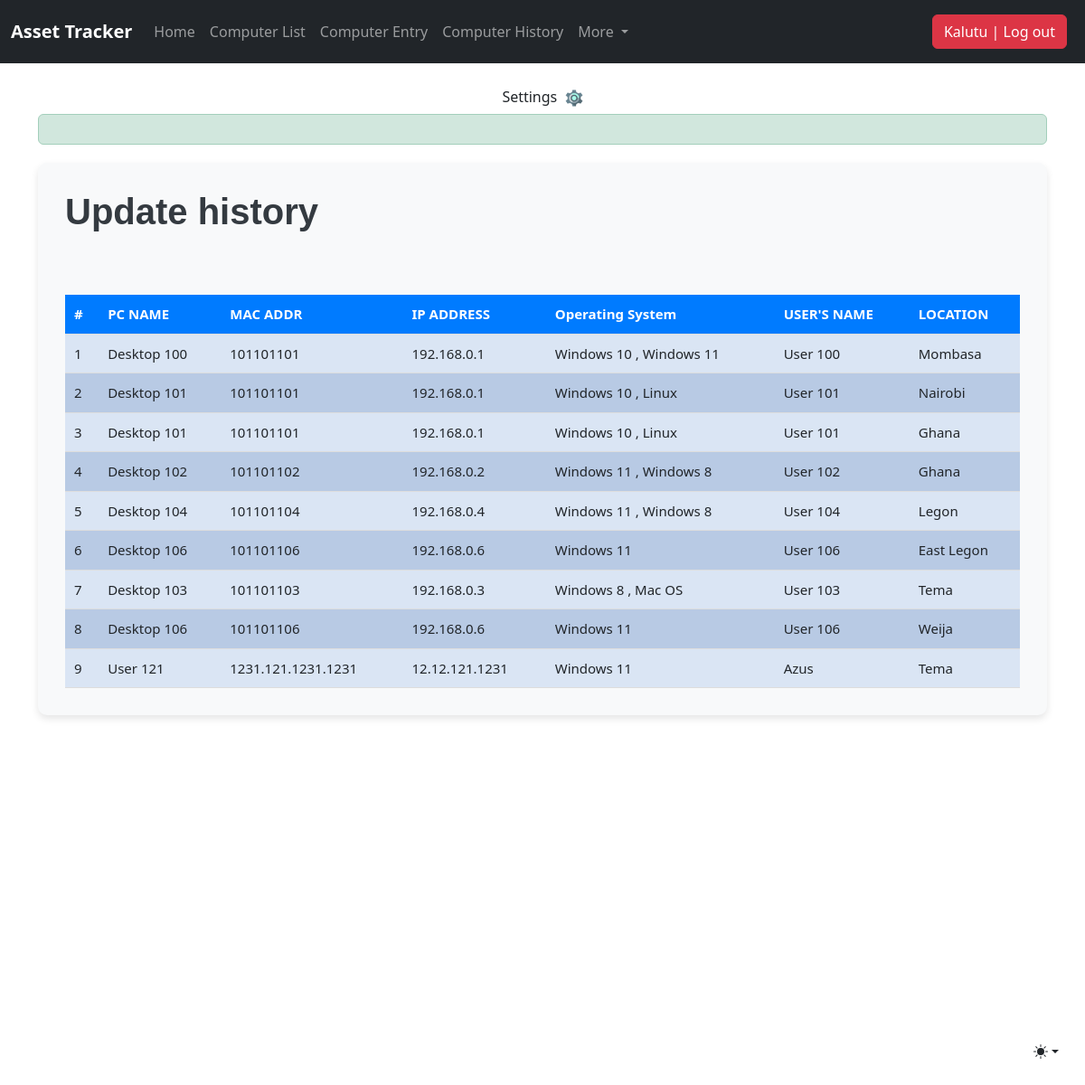
Before: /computerhistory_list/ (signed in) with the older database file.
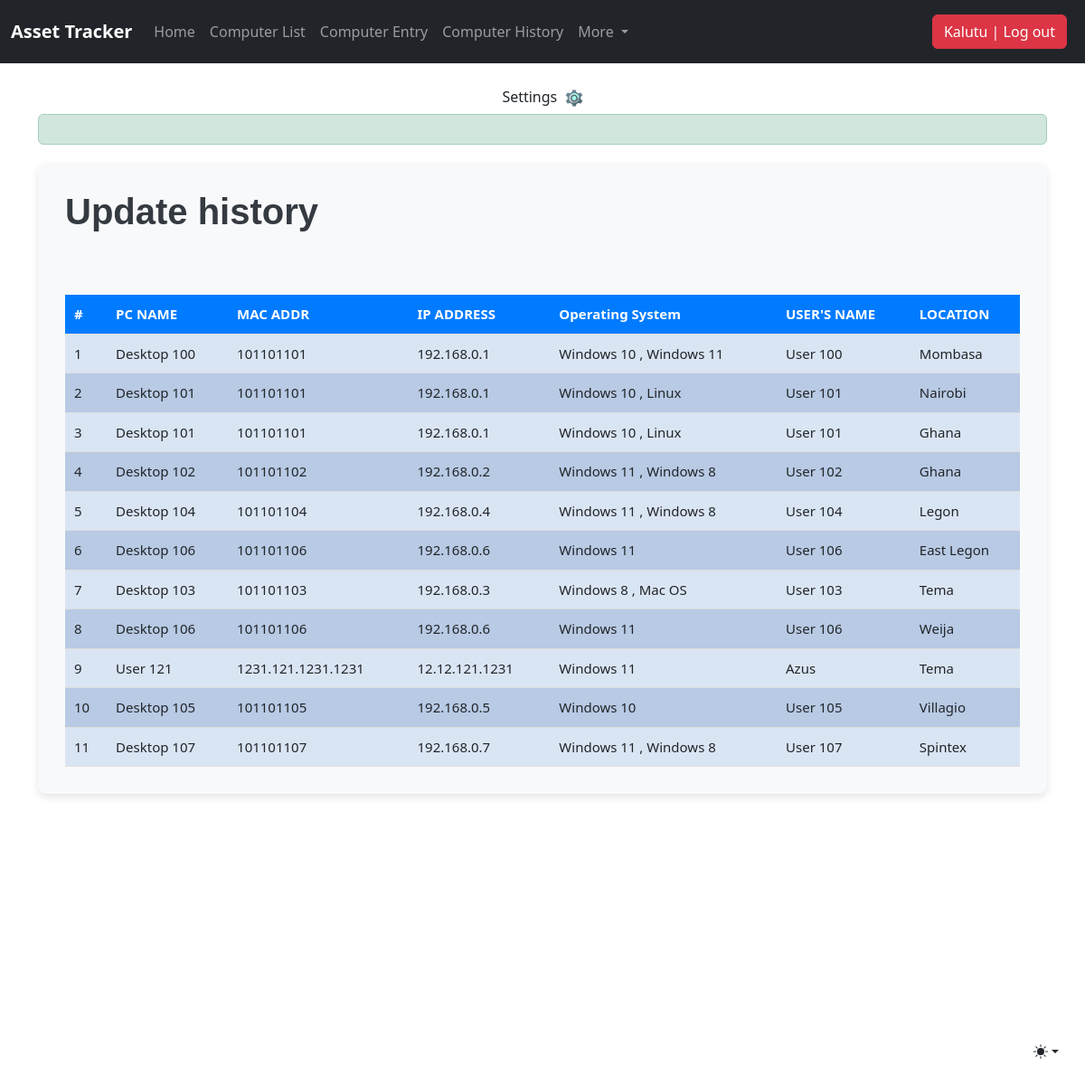
After: the same page with the newer database file.
### djangoapp/models.py (models this page shows, shortened)
class ComputerHistory(models.Model):
    computer_name = models.CharField(max_length=30, blank=True, null=True)
    IP_address = models.CharField(max_length=30, blank=True, null=True)
    MAC_address = models.CharField(max_length=30, blank=True, null=True)
    operating_system = models.ManyToManyField(Operating_system, blank=True)
    users_name = models.CharField(max_length=30, blank=True, null=True)
    location = models.CharField(max_length=30, blank=True, null=True)
    purchase_date = models.DateField("Purchase Date(mm/dd/2019)", auto_now_add=False, auto_now=False, blank=True, null=True)
    timestamp = models.DateTimeField(auto_now_add=True)

class Operating_system(models.Model):
    operating_system = models.CharField(max_length=30, blank=True)

### djangoapp/views.py (the view)
# urls.py: path('computerhistory_list/', computerhistory_list, name='computerhistory_list'),
def computerhistory_list(request):
    title = 'Update history'
    queryset = ComputerHistory.objects.all()
    context = {
       "title": title,
       "queryset": queryset,
    }
    return render(request, "computerhistory_list.html", context)

### djangoapp/templates/computerhistory_list.html (shortened to what this page needs)
{% extends "header.html" %}
{% load static %}
{% load bootstrap5 %}
{% block header %}
<link rel="stylesheet" href="http://127.0.0.1:8000/static/css/bootstrap.min.css">
<main class="container">
  {% if request.user.is_authenticated %}
  <div class="alert alert-success custom-alert">
  </div>
  <div class="bg-body-tertiary custom-container">
    <h1 class="title mb-5 custom-title">{{ title }}</h1>
    <table class="custom-table">
        <tr>
            <th>#</th>
            <th>PC NAME</th>
            <th>MAC ADDR</th>
            <th>IP ADDRESS</th>
            <th>Operating System</th>
            <th>USER'S NAME</th>
            <th>LOCATION</th>
        </tr>
        {% for instance in queryset %}
        <tr>
          <td>{{ forloop.counter }}</td>
          <td>{{ instance.computer_name }}</td>
          <td>{{ instance.MAC_address }}</td>
          <td>{{ instance.IP_address }}</td>
          <td>
              {% for os in instance.operating_system.all %}
                  {{ os.operating_system }}
                  {% if not forloop.last %}, {% endif %}
              {% endfor %}
          </td>
          <td>{{ instance.users_name }}</td>
          <td>{{ instance.location }}</td>
        </tr>
        {% endfor %}
    </table>
  </div>
  {% else %}
  <p class="login-link">Log in <a href="/accounts/login">here</a></p>
  {% endif %}
</main>
{% endblock header %}

### djangoapp/templates/header.html (shortened to what this page needs)
{% load static %}
{% load bootstrap5 %}
<!doctype html>
<html lang="en" data-bs-theme="auto">
<head>
    <link rel="stylesheet" href="https://cdn.jsdelivr.net/npm/@docsearch/css@3">
    <link href="{% static 'css/bootstrap.min.css' %}" rel="stylesheet">
    <link href="{% static 'css/stylesheet.css' %}" rel="stylesheet">
    <link href="{% static 'css/navbar-fixed.css' %}" rel="stylesheet">
</head>
<body>
    <div class="dropdown position-fixed bottom-0 end-0 mb-3 me-3 bd-mode-toggle">
        <button class="btn btn-bd-primary py-2 dropdown-toggle d-flex align-items-center"
                id="bd-theme"
                type="button"
                aria-expanded="false"
                data-bs-toggle="dropdown"
                aria-label="Toggle theme (auto)">
            <svg class="bi my-1 theme-icon-active" width="1em" height="1em"><use href="#circle-half"></use></svg>
        </button>
    </div>
    {% include 'navbar.html' %}
    {% block header %}
    {% endblock header %}
</body>
</html>

### djangoapp/templates/navbar.html (shortened to what this page needs)
{% load static %}
<!DOCTYPE html>
<html lang="en">
<head>
    <link href="{% static 'css/bootstrap.min.css' %}" rel="stylesheet">
    <link href="{% static 'css/stylesheet.css' %}" rel="stylesheet">
</head>
<body>
    <nav class="navbar navbar-expand-md navbar-dark fixed-top bg-dark">
        <div class="container-fluid">
            <a class="navbar-brand" href="/">Asset Tracker</a>
            <div class="collapse navbar-collapse" id="navbarCollapse">
                {% if request.user.is_authenticated %}
                <ul class="navbar-nav me-auto mb-2 mb-md-0">
                    <li class="nav-item">
                        <a class="nav-link{% if request.path == '/' %} active{% endif %}" href="/">Home</a>
                    </li>
                    <li class="nav-item">
                        <a class="nav-link{% if request.path == '/computer_list' %} active{% endif %}" href="/computer_list">Computer List</a>
                    </li>
                    <li class="nav-item">
                        <a class="nav-link{% if request.path == '/computer_entry' %} active{% endif %}" href="/computer_entry">Computer Entry</a>
                    </li>
                    <li class="nav-item">
                        <a class="nav-link{% if request.path == '/computerhistory_list' %} active{% endif %}" href="/computerhistory_list">Computer History</a>
                    </li>
                    <li class="nav-item dropdown">
                        <a class="nav-link dropdown-toggle" href="#" id="navbarDropdown" role="button" data-bs-toggle="dropdown" aria-expanded="false">
                            More
                        </a>
                    </li>
                </ul>
                <ul class="navbar-nav ml-auto mb-2 mb-md-0">
                    <li class="nav-item">
                        <a class="nav-link" href="/accounts/logout/">
                            <button class="btn btn-danger">{{ request.user.username }} | Log out</button>
                        </a>
                    </li>
                </ul>
                {% endif %}
            </div>
        </div>
    </nav>
    {% if request.user.is_authenticated %}
    <div class="text-center mt-3">
        <a href="/settings" class="btn btn-settings">
            Settings <img src="{% static 'img/settings.png' %}" alt="Settings Icon">
        </a>
    </div>
    {% endif %}
</body>
</html>

### djangoapp/static/css/stylesheet.css (style rules this page uses)
body { background-image: url(); }
.title { font-family: helvetica; font-weight: bold; font-size: 25px; color: #2e6da4; text-align: left; }
table { width: 100%; text-align: center; font-size: 15px; }
table tr:nth-child(odd) { background: #B8CAE4 }
table tr:nth-child(even) { background: #dae5f4 }

### djangoapp/static/css/navbar-fixed.css (style rules this page uses)
body { min-height: 75rem; padding-top: 4.5rem; }

### djangoapp/templates/header.html (style rules this page uses)
.bi { vertical-align: -.125em; fill: currentColor; }
.btn-bd-primary { --bd-violet-bg: #712cf9; --bd-violet-rgb: 112.520718, 44.062154, 249.437846; --bs-btn-font-weight: 600; --bs-btn-color: var(--bs-white); --bs-btn-bg: var(--bd-violet-bg); --bs-btn-border-color: var(--bd-violet-bg); --bs-btn-hover-color: var(--bs-white); --bs-btn-hover-bg: #6528e0; --bs-btn-hover-border-color: #6528e0; --bs-btn-focus-shadow-rgb: var(--bd-violet-rgb); --bs-btn-active-color: var(--bs-btn-hover-color); --bs-btn-active-bg: #5a23c8; --bs-btn-active-border-color: #5a23c8; }
.bd-mode-toggle { z-index: 1500; }

### djangoapp/templates/navbar.html (style rules this page uses)
.navbar-brand { font-size: 1.8rem; font-weight: bold; }
.nav-link { padding: 0.5rem 1rem; font-size: 1.1rem; transition: color 0.3s ease; }
.dropdown-toggle::after { display: none; }
.btn-settings { color: #fff; background-color: #6c757d; border-color: #6c757d; font-size: 1rem; transition: background-color 0.3s ease, border-color 0.3s ease, color 0.3s ease; }
.btn-settings img { height: 1.2rem; margin-left: 5px; transition: transform 0.3s ease; }

### djangoapp/templates/computerhistory_list.html (style rules this page uses)
.custom-container { background-color: #f8f9fa; border-radius: 10px; padding: 30px; box-shadow: 0 4px 8px rgba(0, 0, 0, 0.1); }
.custom-title { font-size: 2.5rem; color: #343a40; }
.custom-table { width: 100%; margin-top: 20px; border-collapse: collapse; }
.custom-table th, .custom-table td { padding: 10px; text-align: left; border-bottom: 1px solid #ddd; }
.custom-table th { background-color: #007bff; color: white; }
.custom-alert { margin-bottom: 20px; }

Changed rows visible on the page:
added ComputerHistory: computer_name "Desktop 105", MAC_address "101101105", IP_address "192.168.0.5", users_name "User 105", location "Villagio", Operating_system (operating_system "Windows 10")
added ComputerHistory: computer_name "Desktop 107", MAC_address "101101107", IP_address "192.168.0.7", users_name "User 107", location "Spintex", Operating_system (operating_system "Windows 11"), Operating_system (operating_system "Windows 8")
